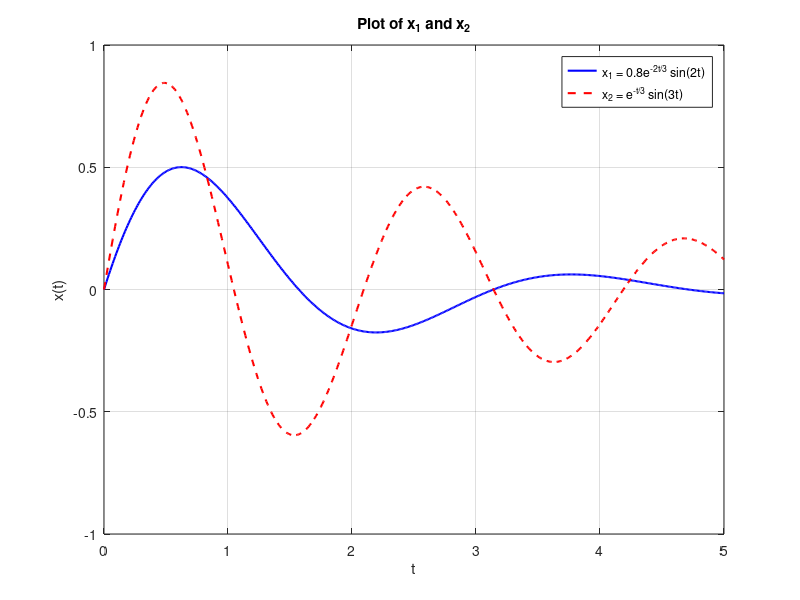

Write MATLAB code to recreate this figure.
%% Part (b): Plot functions x1 and x2
figure('Name', 'Part (b)');

% Define time vector from 0 to 5 with small increments
t = 0:0.01:5;

% Calculate functions (use dot operators for element-wise math)
x1 = 0.8 * exp(-2*t/3) .* sin(2*t);
x2 = exp(-t/3) .* sin(3*t);

% Plot
plot(t, x1, 'b-', 'LineWidth', 1.5); hold on;
plot(t, x2, 'r--', 'LineWidth', 1.5);
hold off;

% Formatting
xlabel('t');
ylabel('x(t)');
title('Plot of x_1 and x_2');
legend('x_1 = 0.8e^{-2t/3} sin(2t)', 'x_2 = e^{-t/3} sin(3t)');
grid on;
